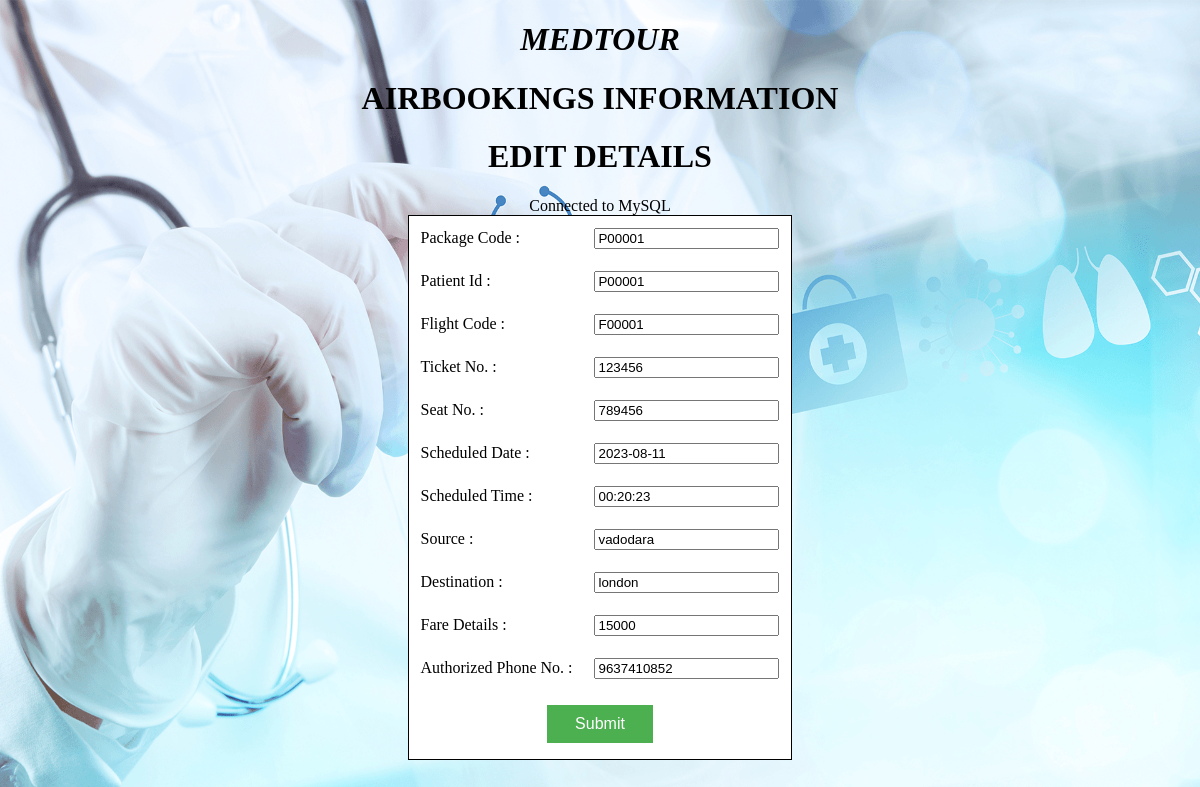
Page /Project/AirbookingsEditDetails.php?pid=P00001 on the committed database.
### tables this page shows
CREATE TABLE IF NOT EXISTS `airbookings` (
  `pcode` varchar(15) NOT NULL,
  `paid` varchar(15) NOT NULL,
  `fcode` varchar(15) NOT NULL,
  `tno` varchar(15) NOT NULL,
  `sno` bigint(15) NOT NULL,
  `schdt` date NOT NULL,
  `schtm` time NOT NULL,
  `src` varchar(15) NOT NULL,
  `dest` varchar(15) NOT NULL,
  `faredt` varchar(50) NOT NULL,
  `autphno` bigint(20) NOT NULL,
  KEY `pcode` (`pcode`),
  KEY `paid` (`paid`)
);

### Project/AirbookingsEditDetails.php (the view, shortened to what this page needs)
<!DOCTYPE HTML>
<html>
<head>
</head>
<body bgcolor="">
<center>
<marquee><h1 class="impact"style="color:black;"><b><i>MEDTOUR</i></b></h1></marquee>
<h1 class="impact" style="color:black;"><b>AIRBOOKINGS INFORMATION</b></h1>
<h1 class="impact" style="color:black;"><b>EDIT DETAILS</b></h1>
<?php
$PatientId=$_REQUEST['pid'];
$con=mysql_connect("localhost","root","");
if($con)
{
    echo "Connected to MySQL"."<br/>";
}
else
{
    echo "not connected";
}
$sql="SELECT * FROM airbookings WHERE paid = '$PatientId'";
$result=mysql_query($sql,$con);
while($row=mysql_fetch_assoc($result))
{
    $D1=$row['pcode'];
    $D2=$row['paid'];
    $D3=$row['fcode'];
    $D4=$row['tno'];
    $D5=$row['sno'];
    $D6=$row['schdt'];
    $D7=$row['schtm'];
    $D8=$row['src'];
    $D9=$row['dest'];
    $D10=$row['faredt'];
    $D11=$row['autphno'];
}
?>
<form method="Post" action="AirbookingsUpdate.php">
<table align="center" cellpadding="10" bgcolor="white" style="border:1px solid black" bordercolor="#D7DF01">
<tr>
<td>Package Code :</td>
<td><input type="text" name="D1" value="<?php echo $D1;?>"/></td>
</tr>
<tr>
<td>Patient Id :</td>
<td><input type="text" name="D2" value="<?php echo $D2;?>"/></td>
</tr>
<tr>
<td>Flight Code :</td>
<td><input type="text" name="D3" value="<?php echo $D3;?>"/></td>
</tr>
<tr>
<td>Ticket No. :</td>
<td><input type="text" name="D4" value="<?php echo $D4;?>"/></td>
</tr>
<tr>
<td>Seat No. :</td>
<td><input type="text" name="D5" value="<?php echo $D5;?>"/></td>
</tr>
<tr>
<td>Scheduled Date :</td>
<td><input type="text" name="D6" value="<?php echo $D6;?>"/></td>
</tr>
<tr>
<td>Scheduled Time :</td>
<td><input type="text" name="D7" value="<?php echo $D7;?>"/></td>
</tr>
<tr>
<td>Source :</td>
<td><input type="text" name="D8" value="<?php echo $D8;?>"/></td>
</tr>
<tr>
<td>Destination :</td>
<td><input type="text" name="D9" value="<?php echo $D9;?>"/></td>
</tr>
<tr>
<td>Fare Details :</td>
<td><input type="text" name="D10" value="<?php echo $D10;?>"/></td>
</tr>
<tr>
<td>Authorized Phone No. :</td>
<td><input type="text" name="D11" value="<?php echo $D11;?>"/></td>
</tr>
<tr>
<td colspan="2"align="center">
<input class="button" type="submit" name="Submit" value="Submit"/></td>
</tr>
	</table>
</form>
</center>
</body>
</html>

### Project/AirbookingsEditDetails.php (style rules this page uses)
.button { background-color: #4CAF50; border: none; color: white; padding: 10px 28px; text-align: center; text-decoration: none; display: inline-block; font-size: 16px; margin: 4px 2px; cursor: pointer; }
body { background-image: url('bg1.jpg'); background-repeat: no-repeat; background-attachment: fixed; background-size: 100% 100%; }

### rows in the picture
airbookings: D1 "P00001", D2 "P00001", D3 "F00001", D4 "123456", D5 "789456", D6 "2023-08-11", D7 "00:20:23", D8 "vadodara", D9 "london", D10 "15000", D11 "9637410852"
